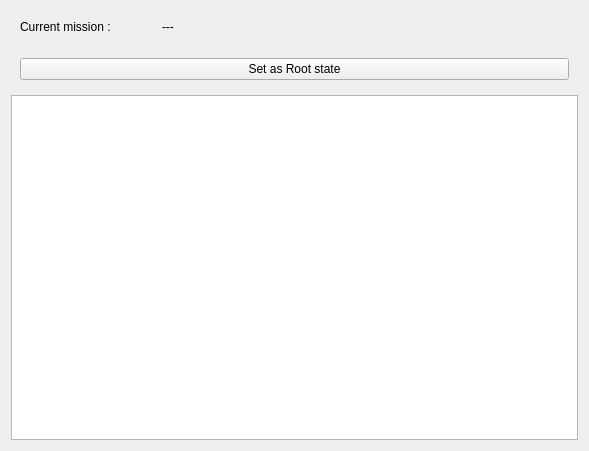
<?xml version="1.0" encoding="UTF-8"?>
<ui version="4.0">
 <class>Form</class>
 <widget class="QWidget" name="Form">
  <property name="geometry">
   <rect>
    <x>0</x>
    <y>0</y>
    <width>589</width>
    <height>451</height>
   </rect>
  </property>
  <property name="windowTitle">
   <string>Form</string>
  </property>
  <layout class="QVBoxLayout" name="verticalLayout">
   <item>
    <widget class="QWidget" name="widget_4" native="true">
     <layout class="QHBoxLayout" name="horizontalLayout_8">
      <item>
       <widget class="QLabel" name="label_5">
        <property name="sizePolicy">
         <sizepolicy hsizetype="Preferred" vsizetype="Preferred">
          <horstretch>1</horstretch>
          <verstretch>0</verstretch>
         </sizepolicy>
        </property>
        <property name="text">
         <string>Current mission :</string>
        </property>
       </widget>
      </item>
      <item>
       <widget class="QLabel" name="label_mission_name">
        <property name="sizePolicy">
         <sizepolicy hsizetype="Preferred" vsizetype="Preferred">
          <horstretch>3</horstretch>
          <verstretch>0</verstretch>
         </sizepolicy>
        </property>
        <property name="text">
         <string>---</string>
        </property>
       </widget>
      </item>
     </layout>
    </widget>
   </item>
   <item>
    <widget class="QWidget" name="widget_2" native="true">
     <layout class="QHBoxLayout" name="horizontalLayout_4">
      <item>
       <widget class="QPushButton" name="rootState">
        <property name="text">
         <string>Set as Root state</string>
        </property>
       </widget>
      </item>
     </layout>
    </widget>
   </item>
   <item>
    <widget class="QScrollArea" name="scrollArea">
     <property name="widgetResizable">
      <bool>true</bool>
     </property>
     <widget class="QWidget" name="paint_panel">
      <property name="geometry">
       <rect>
        <x>0</x>
        <y>0</y>
        <width>569</width>
        <height>347</height>
       </rect>
      </property>
      <property name="palette">
       <palette>
        <active>
         <colorrole role="Base">
          <brush brushstyle="SolidPattern">
           <color alpha="255">
            <red>255</red>
            <green>255</green>
            <blue>255</blue>
           </color>
          </brush>
         </colorrole>
         <colorrole role="Window">
          <brush brushstyle="SolidPattern">
           <color alpha="255">
            <red>255</red>
            <green>255</green>
            <blue>255</blue>
           </color>
          </brush>
         </colorrole>
        </active>
        <inactive>
         <colorrole role="Base">
          <brush brushstyle="SolidPattern">
           <color alpha="255">
            <red>255</red>
            <green>255</green>
            <blue>255</blue>
           </color>
          </brush>
         </colorrole>
         <colorrole role="Window">
          <brush brushstyle="SolidPattern">
           <color alpha="255">
            <red>255</red>
            <green>255</green>
            <blue>255</blue>
           </color>
          </brush>
         </colorrole>
        </inactive>
        <disabled>
         <colorrole role="Base">
          <brush brushstyle="SolidPattern">
           <color alpha="255">
            <red>255</red>
            <green>255</green>
            <blue>255</blue>
           </color>
          </brush>
         </colorrole>
         <colorrole role="Window">
          <brush brushstyle="SolidPattern">
           <color alpha="255">
            <red>255</red>
            <green>255</green>
            <blue>255</blue>
           </color>
          </brush>
         </colorrole>
        </disabled>
       </palette>
      </property>
      <property name="focusPolicy">
       <enum>Qt::StrongFocus</enum>
      </property>
     </widget>
    </widget>
   </item>
  </layout>
 </widget>
 <resources/>
 <connections/>
</ui>
